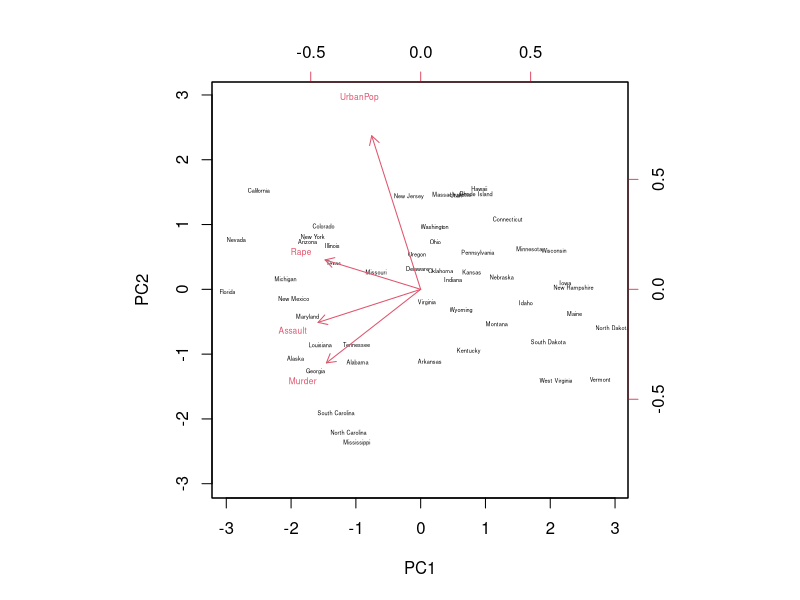
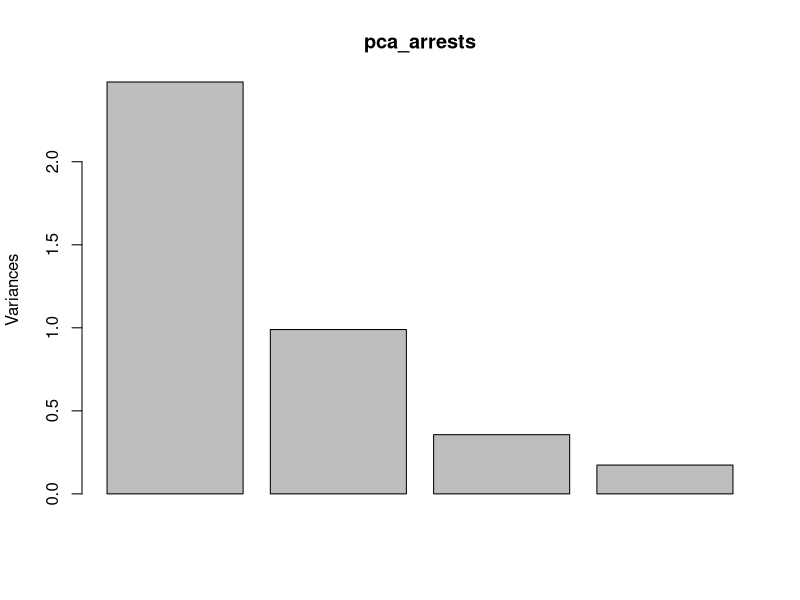
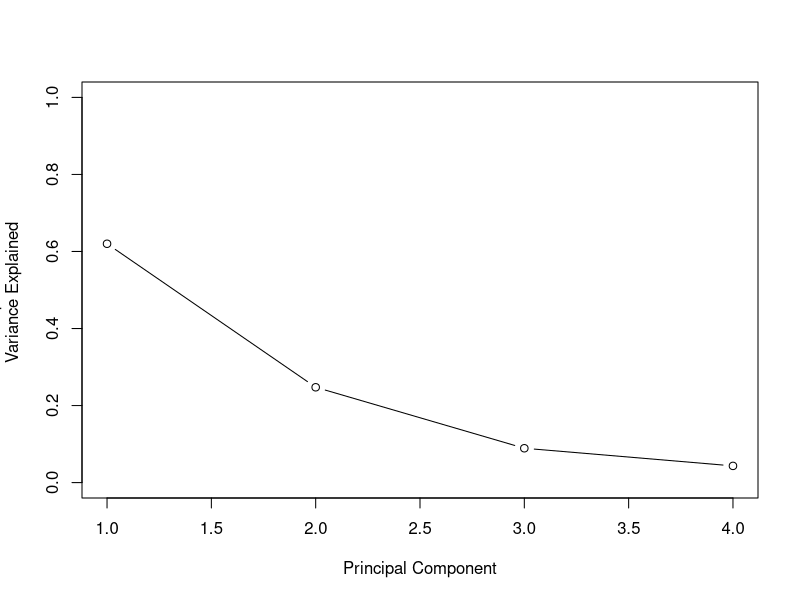
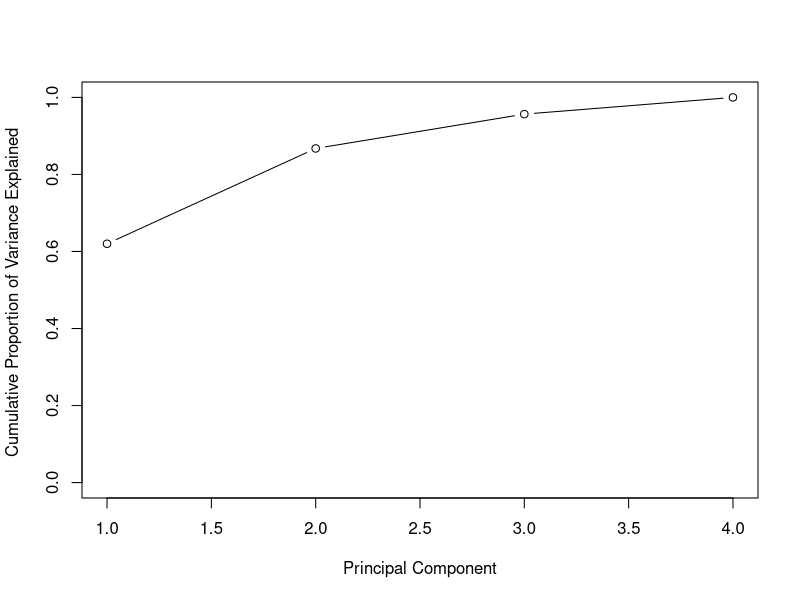

Write the R code that produced these figures, in order. (Note: this script raises an error after producing the figures.)
# Let's work with the USArrests data first
pca_arrests = prcomp(USArrests,scale. = TRUE, center = TRUE)
biplot(pca_arrests,cex=c(1/3,1/2), scale=0)
# Let's plot the PVE
plot(pca_arrests)
names(pca_arrests)
# sdev gives the SD explained by each PC
pca_arrests$sdev
# We can compute the PVE as follows:
pca_arrests.var =pca_arrests$sdev ^2
pve=pca_arrests.var/sum(pca_arrests.var )
pve
# Here's the plot ...
plot(pve , xlab=" Principal Component ", ylab=" Proportion of
Variance Explained ", ylim=c(0,1) ,type='b')
# Another view ...
plot(cumsum (pve ), xlab=" Principal Component ", ylab ="
Cumulative Proportion of Variance Explained ", ylim=c(0,1) ,
type='b')
# Two components seems to be enough ...
# Let's return to the student eval data ...
# Read in the Turkey student data ...
# Clean up the data - remove first column
myData = turkiye.student.evaluation_R_Specific[-1]
# Here we do PCA to see how many dimensions we really need
pca_studentEval=prcomp(myData, scale. = TRUE, center = TRUE)
plot(pca_studentEval)
pca_studentEval.var =pca_studentEval$sdev ^2
pve=pca_studentEval.var/sum(pca_studentEval.var )
plot(pve , xlab=" Principal Component ", ylab=" Proportion of
Variance Explained ", ylim=c(0,1) ,type='b')
plot(cumsum (pve ), xlab=" Principal Component ", ylab ="
Cumulative Proportion of Variance Explained ", ylim=c(0,1) ,
type='b')
# Recall that there was a column in pca_arrests called 'x'
# This is actually the coordinates of the projected data
dim(pca_arrests$x)
# Let's do an H-Cluster using only the first two PCs
pca_arrests.scaled = scale(pca_arrests$x[,1:2])
pca_arrests.ward = hclust(dist(pca_arrests.scaled), method="ward.D2")
plot(pca_arrests.ward,main="Ward Linkage", xlab="", sub="", cex=.9)
cutree(pca_arrests.ward,4)
# We'll look at Stone Flakes again ...
# Load in the Stone Flakes dataset ...
summary(StoneFlakes)
myData$FLA=as.numeric(myData$FLA)
myData$PSF=as.numeric(myData$PSF)
myData$FSF=as.numeric(myData$FSF)
myData$ZDF1=as.numeric(myData$ZDF1)
# Clean up ...
myData = na.omit(StoneFlakes)
myData = scale(myData[-1])
# Let's find the optimal number of clusters using K-Means
# and the Elbow method
k.max <- 15
data <- myData
wss <- sapply(2:k.max,
function(k){kmeans(data, k, nstart=10 )$tot.withinss})
plot(2:k.max, wss,
type="b", pch = 19, frame = FALSE,
xlab="Number of clusters K",
ylab="Total within-clusters sum of squares")
# No real 'elbow', but we'll use 4.
km_stones = kmeans(myData,4)
km_stones
# betweenSS/TotalSS is close to 50%
# Now let's use PCA and see if there is an improvement ...
pca_stones = prcomp(myData, scale. = TRUE, center = TRUE)
pca_stones.var =pca_stones$sdev ^2
pve=pca_stones.var/sum(pca_stones.var )
plot(pve , xlab=" Principal Component ", ylab=" Proportion of
Variance Explained ", ylim=c(0,1) ,type='b')
# Let's use 3 PCs ...
km_stones_pca = kmeans(pca_stones$x[,1:3],4)
km_stones_pca
# We increased the betweenSS/totalSS to over 60%
# Finally, let's return to the Iris data
# Recall our earlier cluster analysis ...
newiris <- iris
summary(newiris)
newiris$Species <- NULL
kc <- kmeans(newiris, 3)
table(iris$Species, kc$cluster)
# We did not scale the data, but it probably does not matter ...
iris.scaled = scale(iris[,-5])
kc <- kmeans(iris.scaled, 3)
table(iris$Species, kc$cluster)
# Recall we saw a better result when we only used a couple of variables ...
kc_reduced <- kmeans(iris.scaled[,3:4], 3)
table(iris$Species, kc_reduced$cluster)
summary(iris.scaled)
# Let's apply PCA ...
pca_iris = prcomp(iris.scaled)
biplot(pca_iris,cex=c(1/3,1/2), scale=0)
pca_iris.var =pca_iris$sdev ^2
pve=pca_iris.var/sum(pca_iris.var)
plot(cumsum (pve ), xlab=" Principal Component ", ylab ="
Cumulative Proportion of Variance Explained ", ylim=c(0,1) ,
type='b')
km_iris_pca = kmeans(pca_iris$x[,1:2],3)
table(iris$Species, km_iris_pca$cluster)
# Surprisingly, does not seem to help. But ...
km_iris_pca = kmeans(pca_iris$x[,1],3)
table(iris$Species, km_iris_pca$cluster)
# Much better!
